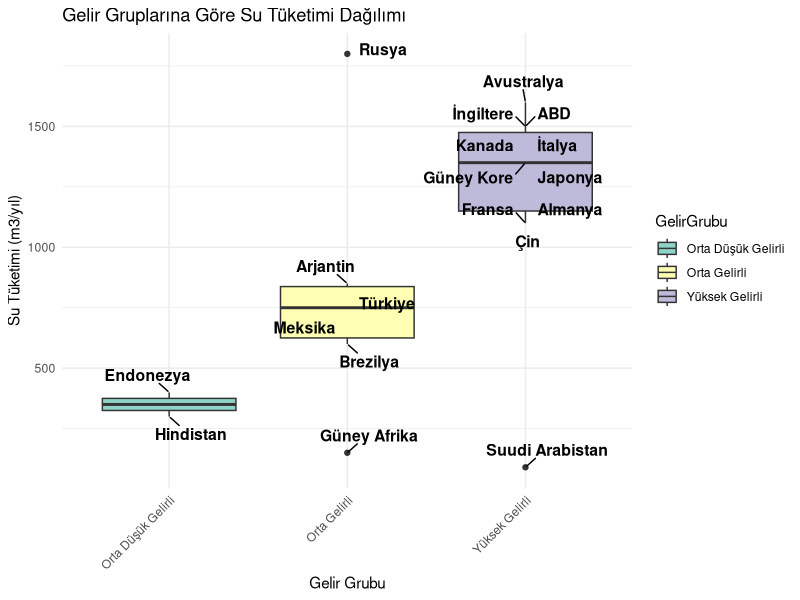

Here is the R script that generated this plot:
library(ggplot2)
library(ggrepel)
library(readxl)

Sys.setlocale("LC_ALL", "Turkish")

# Excel dosyasD1nD1 oku
veri <- read_excel("G20_Su_Tuketimi_Gelir.xlsx")
names(veri) <- c("Ulke", "GelirGrubu", "SuTuketimi")  # Kolon adlarD1nD1 sadeleEtir

# Grafik
ggplot(veri, aes(x = GelirGrubu, y = SuTuketimi, fill = GelirGrubu)) +
  geom_boxplot() +
  geom_text_repel(aes(label = Ulke),
                  size = 4,
                  color = "black",
                  fontface = "bold",
                  box.padding = 0.5,
                  max.overlaps = 20,
                  direction = "both",
                  show.legend = FALSE) +
  labs(
    title = "Gelir Gruplarına Göre Su Tüketimi Dağılımı",
    x = "Gelir Grubu",
    y = "Su Tüketimi (m3/yıl)"
  ) +
  theme_minimal() +
  scale_fill_brewer(palette = "Set3") +
  theme(axis.text.x = element_text(angle = 45, hjust = 1))